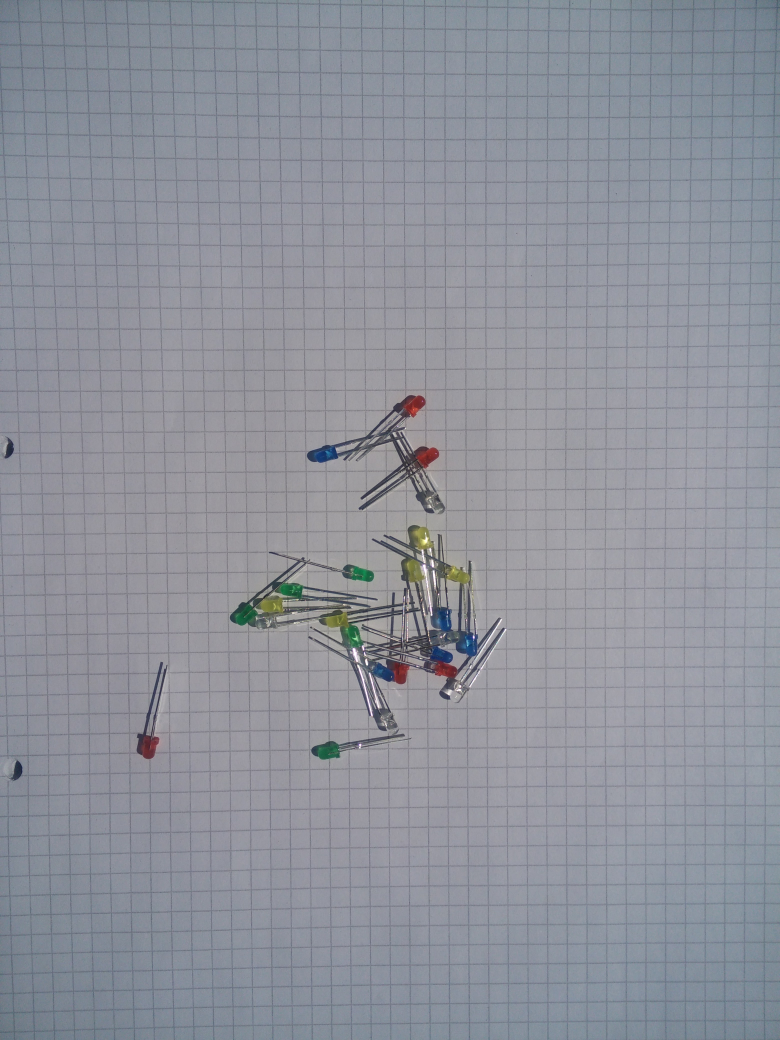
#> input picture colored-led-counter/leds/IMG_20180601_153327 copy.jpg, 3120 x 4160 px, found by its file name (shown at 1/4 size); its folder holds only this picture in this run
$ python app.py --image 'leds/IMG_20180601_153327 copy.jpg'   (older library calls are emulated)
#> lines starting #> are read from the running program, lines starting #| are printed output that depends on the picture; after the words box and inside, x2 and y2 are one past the last pixel; in counts of white or black regions, pixels touching at a corner belong together
# import the necessary packages
import argparse
import numpy as np
from pprint import pprint


try:
    from cv2 import cv2

    ap = argparse.ArgumentParser()
    ap.add_argument("-i", "--image", required=True,
                    help="path to the input image")
    ap.add_argument("-c", "--color",
                    default="red",
                    help="red, green, blue, yellow")
    args = vars(ap.parse_args())

    img_path = 'leds/' + args['image']
    img = cv2.imread(img_path) # type: numpy.ndarray
#> img is the input picture: shape (4160, 3120, 3); mean B, G, R 155.3, 145.9, 142.6

    #scale
    max_dimension = max(img.shape)
#> max_dimension = 4160
    scale = 816/max_dimension
#> scale = 0.196

    # reval, threshold = cv2.threshold(img, 85, 220, cv2.THRESH_BINARY)

    img = cv2.resize(img, None, fx=scale, fy=scale)
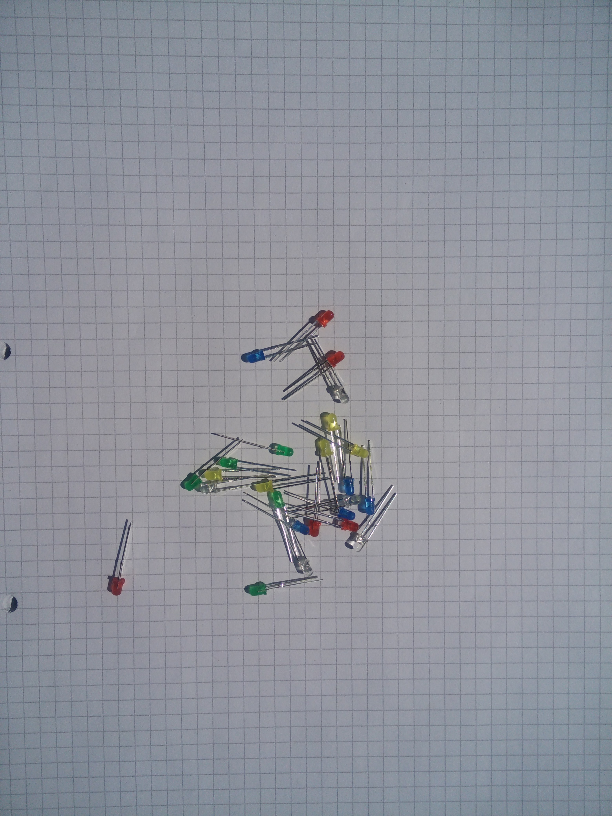
#> img: shape (816, 612, 3); mean B, G, R 155.2, 145.8, 142.5

    color = args['color']

    if color == 'yellow':
        alpha = 2
        beta = 30
    else:
        alpha = 2
        beta = 30

    img =cv2.addWeighted(img, alpha, np.zeros(img.shape, img.dtype), 0, beta)
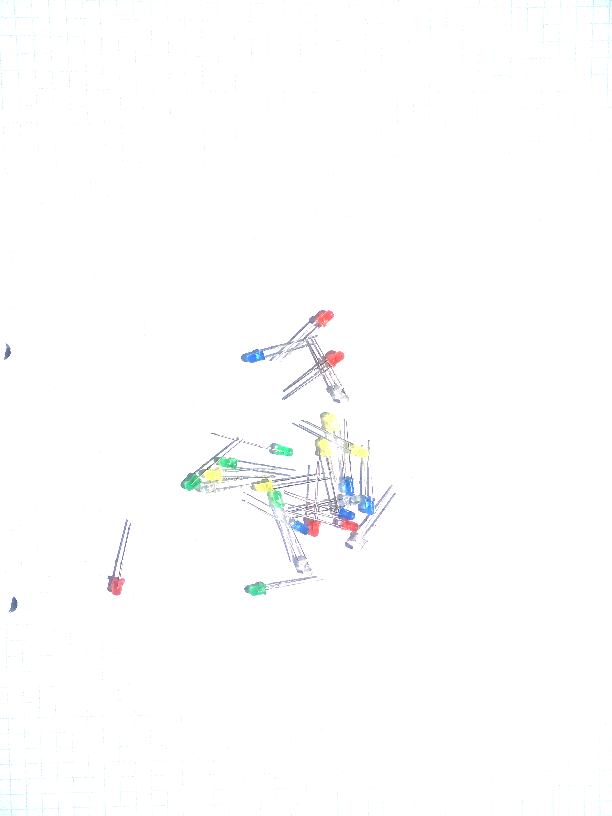
#> img: shape (816, 612, 3); mean B, G, R 253.6, 253.4, 253.1

    img = cv2.GaussianBlur(img, (7,7), 0)

    hsv = cv2.cvtColor(img, cv2.COLOR_BGR2HSV)
#> hsv: shape (816, 612, 3); mean H, S, V 13.1, 1.4, 254.1

    lower_green = np.array([55, 100, 50])
    upper_green = np.array([85, 255, 255])

    lower_yellow = np.array([30, 20, 50])
    upper_yellow = np.array([60, 255, 255])

    lower_blue = np.array([90, 100, 50])
    upper_blue = np.array([150, 255, 255])

    lower_red = np.array([0, 50, 50])
    upper_red = np.array([20, 255, 255])

    lower_cold_red = np.array([160, 50, 50])
    upper_cold_red = np.array([255, 255, 255])

    if color == 'red':
        mask = cv2.inRange(hsv, lower_red, upper_red)
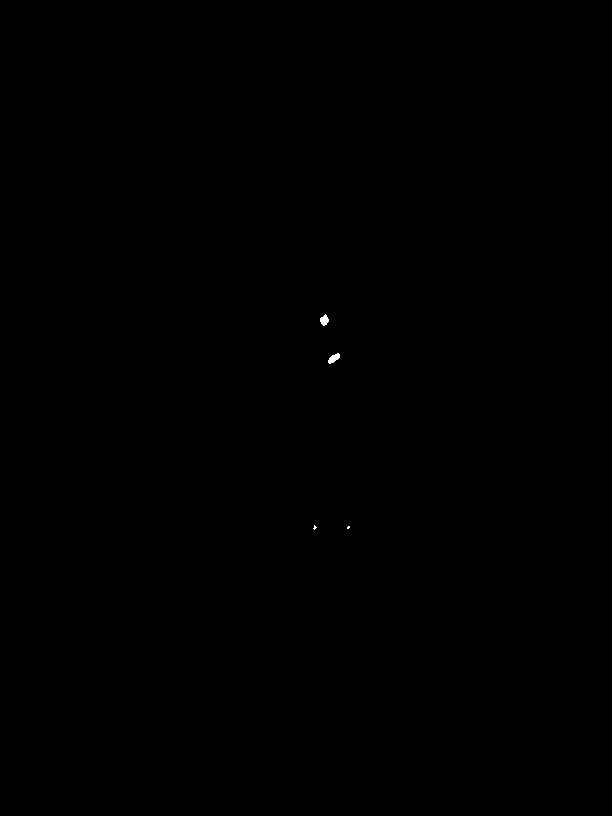
#> mask: shape (816, 612); 0.03% white; 4 white regions (2 under 20 px), largest, box (x1, y1, x2, y2) and area: (328, 353, 340, 364) 76, (320, 314, 329, 326) 70
        mask2 = cv2.inRange(hsv, lower_cold_red, upper_cold_red)
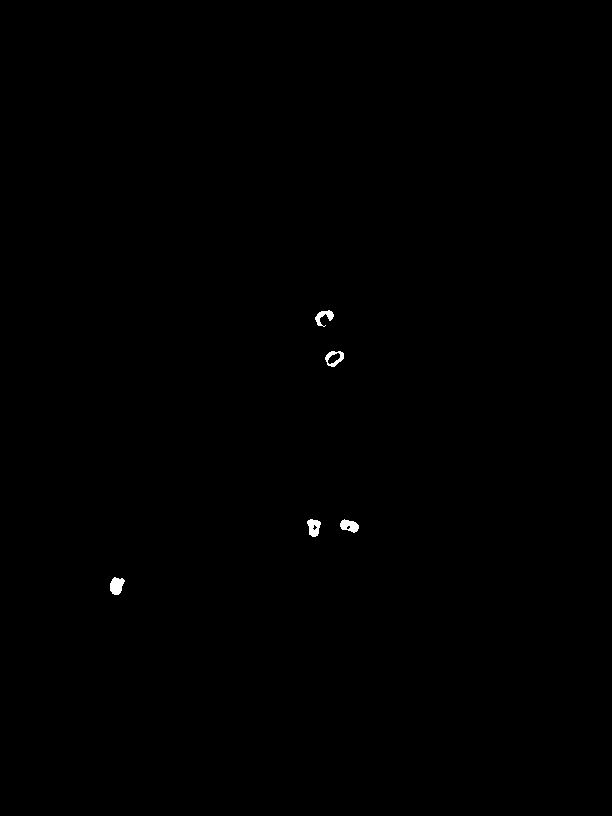
#> mask2: shape (816, 612); 0.17% white; 5 white regions, box (x1, y1, x2, y2) and area: (110, 577, 125, 595) 194, (340, 519, 359, 533) 172, (307, 519, 321, 537) 171, (315, 310, 334, 327) 146, (325, 351, 344, 367) 146
        mask = cv2.bitwise_or(mask, mask2)
#> mask: shape (816, 612); 0.2% white; 5 white regions, box (x1, y1, x2, y2) and area: (325, 351, 344, 367) 222, (315, 310, 334, 327) 216, (110, 577, 125, 595) 194, (307, 519, 321, 537) 181, (340, 519, 359, 533) 179

    if color == 'green':
        mask = cv2.inRange(hsv, lower_green, upper_green)

    if color == 'blue':
        mask = cv2.inRange(hsv, lower_blue, upper_blue)

    if color == 'yellow':
        mask = cv2.inRange(hsv, lower_yellow, upper_yellow)

    res = cv2.bitwise_and(img, img, mask=mask)


    cv2.imshow('img', img)
    cv2.imshow('res', res)

    new_res = cv2.cvtColor(img, cv2.COLOR_HSV2RGB)
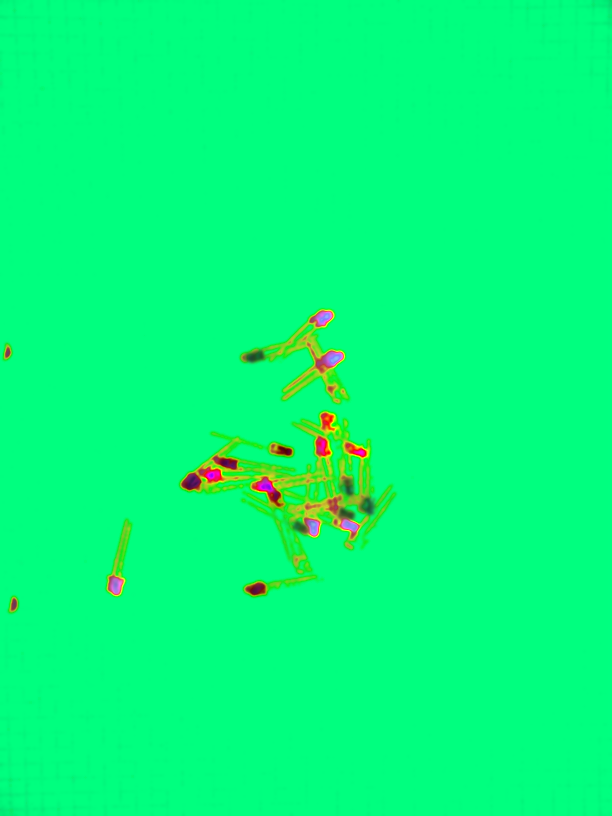
#> new_res: shape (816, 612, 3); mean R, G, B 3.8, 252.2, 123.8
    new_res = cv2.bitwise_and(new_res, new_res, mask=mask)
    new_res = cv2.cvtColor(new_res, cv2.COLOR_BGR2GRAY)
#> new_res: shape (816, 612)
    reval, new_res = cv2.threshold(new_res, 10, 220, cv2.THRESH_BINARY)

    cv2.imshow('new_res', new_res)

    kernel = cv2.getStructuringElement(cv2.MORPH_ELLIPSE, (15,15))
    mask_closed = cv2.morphologyEx(mask, cv2.MORPH_CLOSE, kernel)
#> mask_closed: shape (816, 612); 0.2% white; 5 white regions
    mask_clean = cv2.morphologyEx(mask_closed, cv2.MORPH_OPEN, kernel)
#> mask_clean: shape (816, 612); every value is 0

    image, contours, hierarchy = cv2.findContours(new_res.copy(), cv2.RETR_TREE, cv2.CHAIN_APPROX_SIMPLE)
#> contours = 5 contours; box (x1, y1, x2, y2) and area: (325, 351, 344, 367) 198, (315, 310, 334, 327) 192, (110, 577, 125, 595) 170, (307, 519, 321, 537) 156, (340, 519, 359, 533) 156


    contour_sizes = [(cv2.contourArea(contour), contour) for contour in contours]
#> contour_sizes = 5 items

    led_contours = list(filter(lambda x: x[0] > 20 and x[0] < 300 , contour_sizes))
#> led_contours = 5 items

    nr_leds = len(led_contours)
#> nr_leds = 5


    print(str(nr_leds) +' LEDs' )
#| 5 LEDs
    print('Press escape')

    cv2.waitKey(0)
    cv2.destroyAllWindows()

except ImportError:
    print("Ooops..")

$ run again, on colored-led-counter/leds/IMG_20180601_153354.jpg
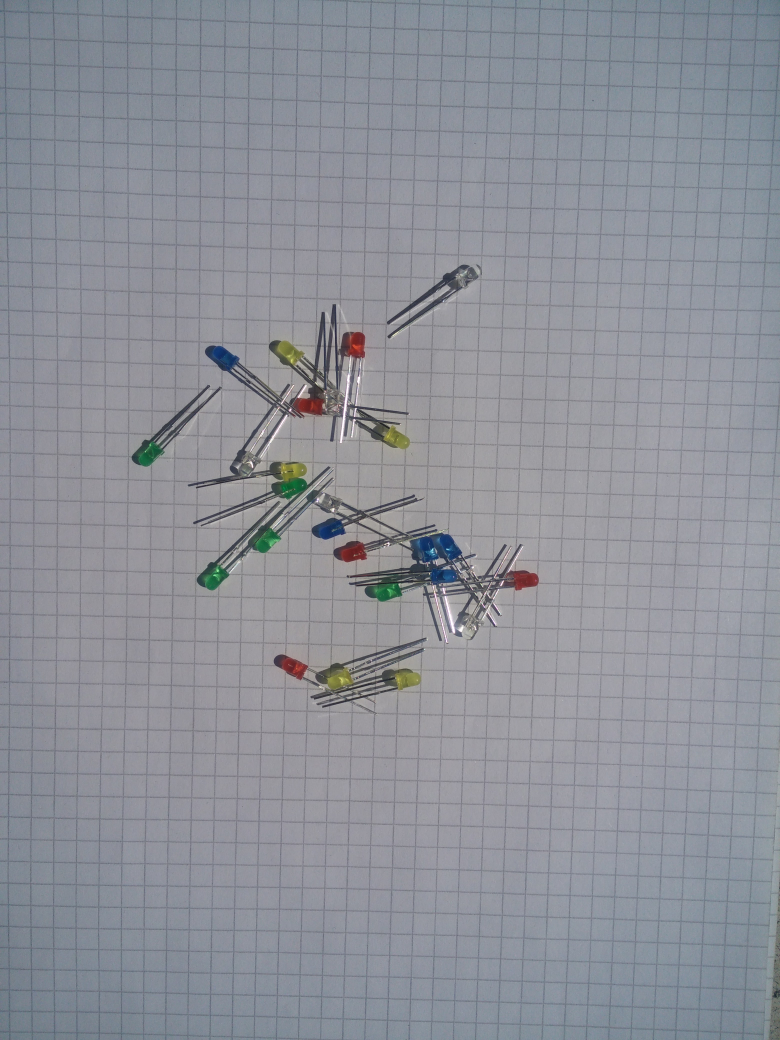
#> input picture colored-led-counter/leds/IMG_20180601_153354.jpg, 3120 x 4160 px, found by its file name (shown at 1/4 size)
#> img is the input picture: shape (4160, 3120, 3); mean B, G, R 152.7, 144.6, 141.6
#> hsv: shape (816, 612, 3); mean H, S, V 16.5, 1.9, 253.6
#> mask2: shape (816, 612); 0.16% white; 10 white regions (1 under 20 px), largest, box (x1, y1, x2, y2) and area: (400, 448, 423, 463) 242, (219, 515, 241, 533) 196, (265, 425, 287, 441) 141
#> `mask = cv2.bitwise_or(mask, mask2)`:
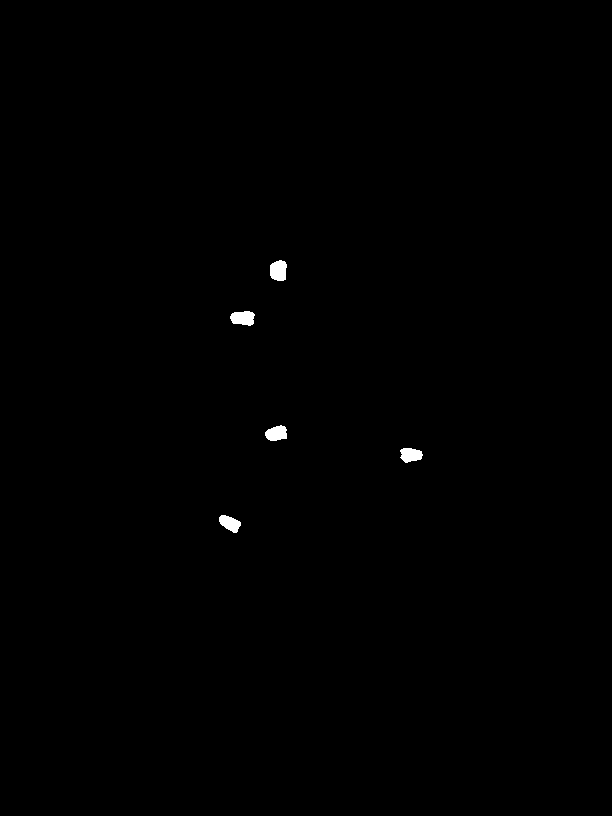
#> mask: shape (816, 612); 0.27% white; 5 white regions, box (x1, y1, x2, y2) and area: (270, 260, 287, 281) 296, (230, 311, 255, 326) 291, (265, 425, 287, 441) 267, (400, 448, 423, 463) 258, (219, 515, 241, 533) 251
#> `new_res = cv2.cvtColor(img, cv2.COLOR_HSV2RGB)`:
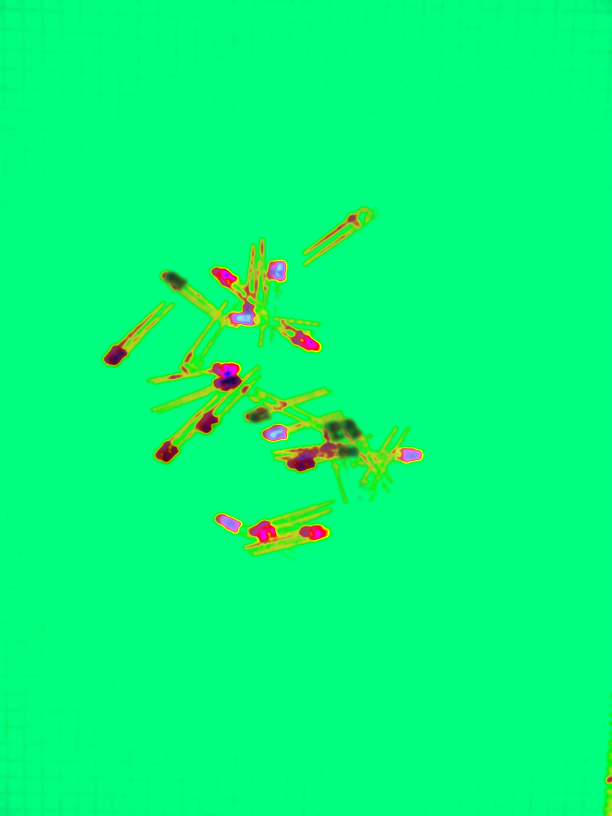
#> new_res: shape (816, 612, 3); mean R, G, B 5.7, 250.8, 122.8
#> mask_closed: shape (816, 612); 0.27% white; 5 white regions, box (x1, y1, x2, y2) and area: (270, 260, 287, 281) 296, (230, 311, 255, 326) 292, (265, 425, 287, 441) 269, (400, 448, 423, 463) 260, (219, 515, 241, 533) 251
#> mask_clean: shape (816, 612); 0.05% white; 1 white region
#> contours = 5 contours; box (x1, y1, x2, y2) and area: (270, 260, 287, 281) 266, (230, 311, 255, 326) 260, (265, 425, 287, 441) 238, (400, 448, 423, 463) 229, (219, 515, 241, 533) 224
#> contour_sizes = 5 items
#> nr_leds = 5
#| 5 LEDs

$ run again, on colored-led-counter/leds/IMG_20180601_153407.jpg
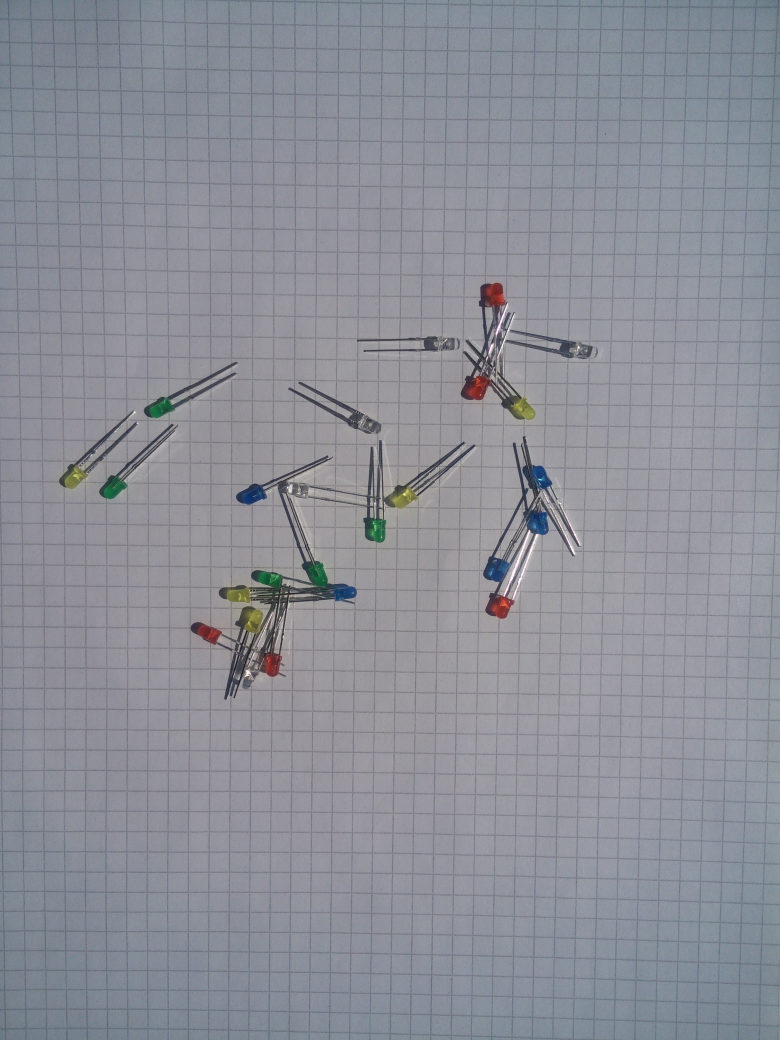
#> input picture colored-led-counter/leds/IMG_20180601_153407.jpg, 3120 x 4160 px, found by its file name (shown at 1/4 size)
#> img is the input picture: shape (4160, 3120, 3); mean B, G, R 152, 143.3, 140.6
#> `img =cv2.addWeighted(img, alpha, np.zeros(img.shape, img.dtype), 0, be..`:
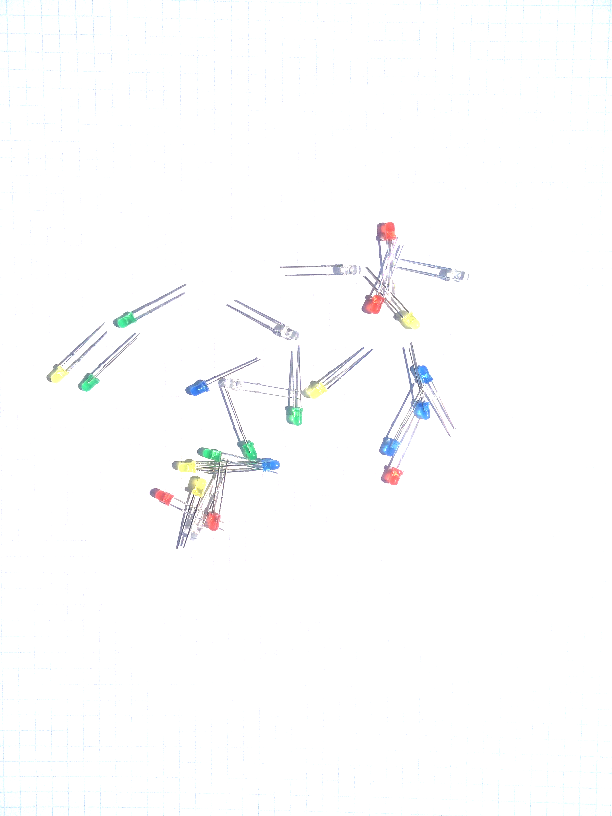
#> img: shape (816, 612, 3); mean B, G, R 253.2, 253, 252.7
#> hsv: shape (816, 612, 3); mean H, S, V 17, 1.7, 253.7
#> mask2: shape (816, 612); 0.16% white; 7 white regions (1 under 20 px), largest, box (x1, y1, x2, y2) and area: (154, 489, 173, 505) 173, (205, 512, 220, 531) 169, (364, 294, 385, 314) 168, (383, 467, 402, 485) 149, (378, 223, 396, 242) 122, (390, 222, 395, 230) 28
#> `new_res = cv2.cvtColor(img, cv2.COLOR_HSV2RGB)`:
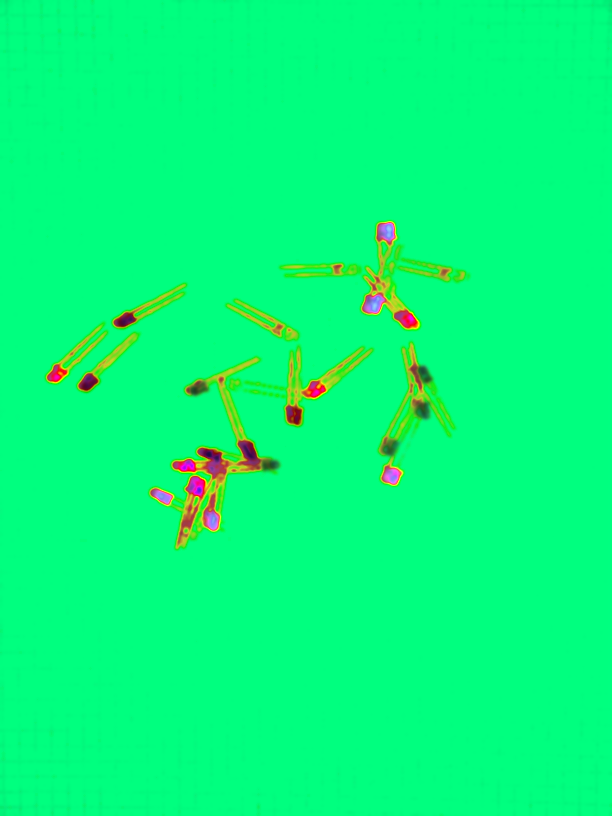
#> new_res: shape (816, 612, 3); mean R, G, B 5, 251.3, 123.3
#> mask_closed: shape (816, 612); 0.25% white; 5 white regions, box (x1, y1, x2, y2) and area: (364, 294, 385, 314) 300, (378, 222, 396, 242) 279, (383, 467, 402, 485) 252, (205, 512, 220, 531) 224, (154, 489, 173, 505) 199
#> mask_clean: shape (816, 612); 0.14% white; 3 white regions
#> contours = 5 contours; box (x1, y1, x2, y2) and area: (364, 294, 385, 314) 270, (378, 222, 396, 242) 249, (383, 467, 402, 485) 225, (205, 512, 220, 531) 199, (154, 489, 173, 505) 174
#> contour_sizes = 5 items
#> nr_leds = 5
#| 5 LEDs
